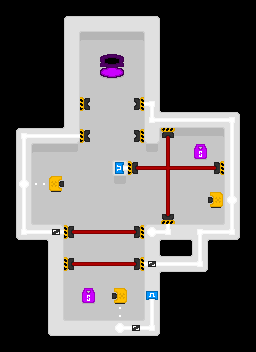

A 2D game scene composited from a Tiled map and its tileset images. What follows is a short description and the map's XML, with every tile layer's data as written:
An orthogonal 16x22 tile map with 16x16 px tiles, 3 tile layers (layer1, layer2, objects), 1 hidden layer not drawn.

<map version="1.5" tiledversion="1.7.2" orientation="orthogonal" renderorder="right-down" width="16" height="22" tilewidth="16" tileheight="16" infinite="0" nextlayerid="24" nextobjectid="20">
 <tileset firstgid="1" source="../porthole-tileset.tsx" />
 <layer id="1" name="layer1" width="16" height="22">
  <data encoding="csv">
1,1,1,1,1,1,1,1,1,1,1,1,1,1,1,1,
1,1,1,1,33,33,33,33,33,33,1,1,1,1,1,1,
1,1,1,1,33,2,2,2,2,33,1,1,1,1,1,1,
1,1,1,1,33,2,2,2,2,33,1,1,1,1,1,1,
1,1,1,1,33,2,2,2,2,33,1,1,1,1,1,1,
1,1,1,1,33,2,2,2,2,33,1,1,1,1,1,1,
1,1,1,1,33,2,2,2,2,33,1,1,1,1,1,1,
1,1,1,1,33,2,2,2,2,33,33,33,33,33,33,1,
1,33,33,33,33,2,2,2,2,33,2,2,2,2,33,1,
1,33,2,2,2,2,2,2,2,2,2,2,2,2,33,1,
1,33,2,2,2,2,2,33,2,2,2,2,2,2,33,1,
1,33,2,2,2,2,2,2,2,2,2,2,2,2,33,1,
1,33,2,2,2,2,2,2,2,2,2,2,2,2,33,1,
1,33,2,2,2,2,2,2,2,2,2,2,2,2,33,1,
1,33,33,33,2,2,2,2,2,33,33,33,33,33,33,1,
1,1,1,33,2,2,2,2,2,33,1,1,33,1,1,1,
1,1,1,33,2,2,2,2,2,33,33,33,33,1,1,1,
1,1,1,33,2,2,2,2,2,33,1,1,1,1,1,1,
1,1,1,33,2,2,2,2,2,33,1,1,1,1,1,1,
1,1,1,33,2,2,2,2,2,33,1,1,1,1,1,1,
1,1,1,33,33,33,33,33,33,33,1,1,1,1,1,1,
1,1,1,1,1,1,1,1,1,1,1,1,1,1,1,1
</data>
 </layer>
 <layer id="22" name="layer2" width="16" height="22">
  <data encoding="csv">
0,0,0,0,0,0,0,0,0,0,0,0,0,0,0,0,
0,0,0,0,37,66,66,66,66,38,0,0,0,0,0,0,
0,0,0,0,34,97,98,98,99,34,0,0,0,0,0,0,
0,0,0,0,34,0,45,46,0,34,0,0,0,0,0,0,
0,0,0,0,34,0,77,78,0,34,0,0,0,0,0,0,
0,0,0,0,34,0,0,0,0,34,0,0,0,0,0,0,
0,0,0,0,34,0,0,0,0,34,12,0,0,0,0,0,
0,0,0,11,34,0,0,0,0,136,66,66,66,66,38,0,
0,37,66,66,40,0,0,0,0,36,97,98,98,99,34,0,
0,34,97,98,101,0,0,0,0,102,0,0,0,0,34,0,
0,34,0,0,0,0,0,134,0,0,0,0,0,0,34,0,
0,34,140,0,0,0,0,102,0,0,0,0,0,0,34,0,
0,34,0,0,0,0,0,0,0,0,0,0,0,0,34,0,
0,34,72,0,0,0,0,0,0,0,0,0,0,71,34,0,
0,69,66,8,0,0,0,0,0,7,66,66,137,66,70,0,
0,0,43,34,0,0,0,0,0,34,42,41,34,44,0,0,
0,0,0,34,0,0,0,0,0,136,66,66,70,0,0,0,
0,0,0,34,0,0,0,0,0,34,44,0,0,0,0,0,
0,0,0,34,0,0,0,0,0,34,0,0,0,0,0,0,
0,0,0,34,72,0,0,108,71,34,0,0,0,0,0,0,
0,0,0,69,66,66,66,66,66,70,0,0,0,0,0,0,
0,0,0,0,0,0,0,0,0,0,0,0,0,0,0,0
</data>
 </layer>
 <layer id="17" name="objects" width="16" height="22">
  <data encoding="csv">
0,0,0,0,0,0,0,0,0,0,0,0,0,0,0,0,
0,0,0,0,0,0,0,0,0,0,0,0,0,0,0,0,
0,0,0,0,0,0,0,0,0,0,0,0,0,0,0,0,
0,0,0,0,0,0,0,0,0,0,0,0,0,0,0,0,
0,0,0,0,0,0,0,0,0,0,0,0,0,0,0,0,
0,0,0,0,0,0,0,0,0,0,0,0,0,0,0,0,
0,0,0,0,0,417,0,0,418,198,0,0,0,0,0,0,
0,0,0,0,0,0,0,0,0,260,165,165,165,165,198,0,
0,196,165,165,165,417,0,0,418,0,294,0,0,0,166,0,
0,166,0,0,0,0,0,0,0,0,358,0,234,0,166,0,
0,166,0,0,0,0,0,454,385,323,360,323,323,386,166,0,
0,168,0,257,0,0,0,0,0,0,358,0,0,0,166,0,
0,166,0,0,0,0,0,0,0,0,358,0,0,290,168,0,
0,166,0,0,0,0,0,0,0,0,326,0,0,0,166,0,
0,260,165,295,385,323,323,323,386,231,262,0,196,165,262,0,
0,0,0,0,0,0,0,0,0,0,0,0,166,0,0,0,
0,0,0,0,385,323,323,323,386,295,165,165,262,0,0,0,
0,0,0,0,0,0,0,0,0,0,0,0,0,0,0,0,
0,0,0,0,0,234,0,290,0,391,0,0,0,0,0,0,
0,0,0,0,0,0,0,0,0,166,0,0,0,0,0,0,
0,0,0,0,0,0,0,231,295,262,0,0,0,0,0,0,
0,0,0,0,0,0,0,0,0,0,0,0,0,0,0,0
</data>
 </layer>
 <layer id="23" name="collision" width="16" height="22" visible="0">
  <data encoding="csv">
0,0,0,0,0,0,0,0,0,0,0,0,0,0,0,0,
0,0,0,0,17,17,17,17,17,17,0,0,0,0,0,0,
0,0,0,0,17,0,0,0,0,17,0,0,0,0,0,0,
0,0,0,0,17,0,17,17,0,17,0,0,0,0,0,0,
0,0,0,0,17,0,0,0,0,17,0,0,0,0,0,0,
0,0,0,0,17,0,0,0,0,17,0,0,0,0,0,0,
0,0,0,0,17,22,0,0,20,17,0,0,0,0,0,0,
0,0,0,0,17,0,0,0,0,17,17,17,17,17,17,0,
0,17,17,17,17,22,0,0,20,17,19,0,0,0,17,0,
0,17,0,0,0,0,0,0,0,0,145,0,54,0,17,0,
0,17,0,0,0,0,0,17,22,113,113,113,113,20,17,0,
0,17,0,82,0,0,0,0,0,0,145,0,0,0,17,0,
0,17,0,0,0,0,0,0,0,0,145,0,0,81,17,0,
0,17,0,0,0,0,0,0,0,0,21,0,0,0,17,0,
0,17,17,17,22,113,113,113,20,17,17,17,17,17,17,0,
0,0,0,17,0,0,0,0,0,17,0,0,17,0,0,0,
0,0,0,17,22,113,113,113,20,17,17,17,17,0,0,0,
0,0,0,17,0,0,0,0,0,17,0,0,0,0,0,0,
0,0,0,17,0,54,0,81,0,17,0,0,0,0,0,0,
0,0,0,17,0,0,0,0,0,17,0,0,0,0,0,0,
0,0,0,17,17,17,17,17,17,17,0,0,0,0,0,0,
0,0,0,0,0,0,0,0,0,0,0,0,0,0,0,0
</data>
 </layer>
</map>
